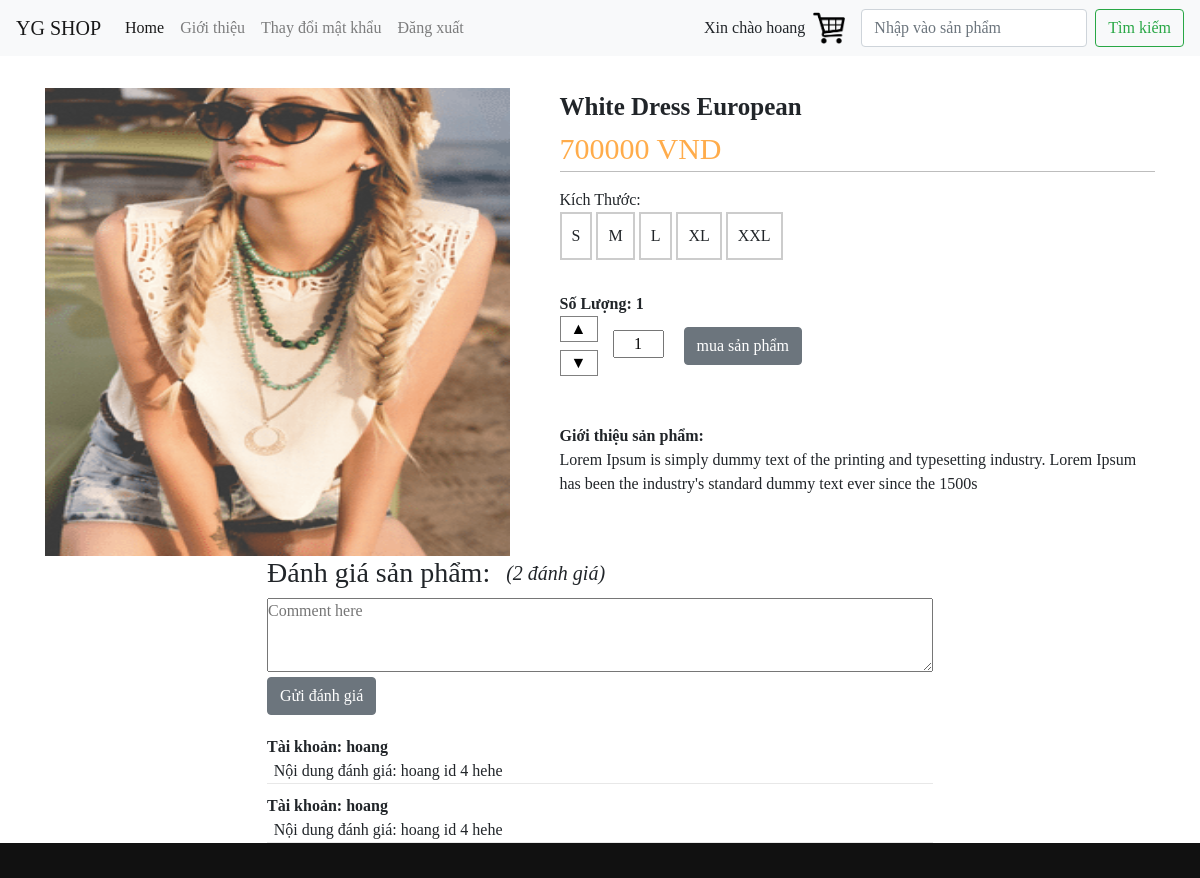
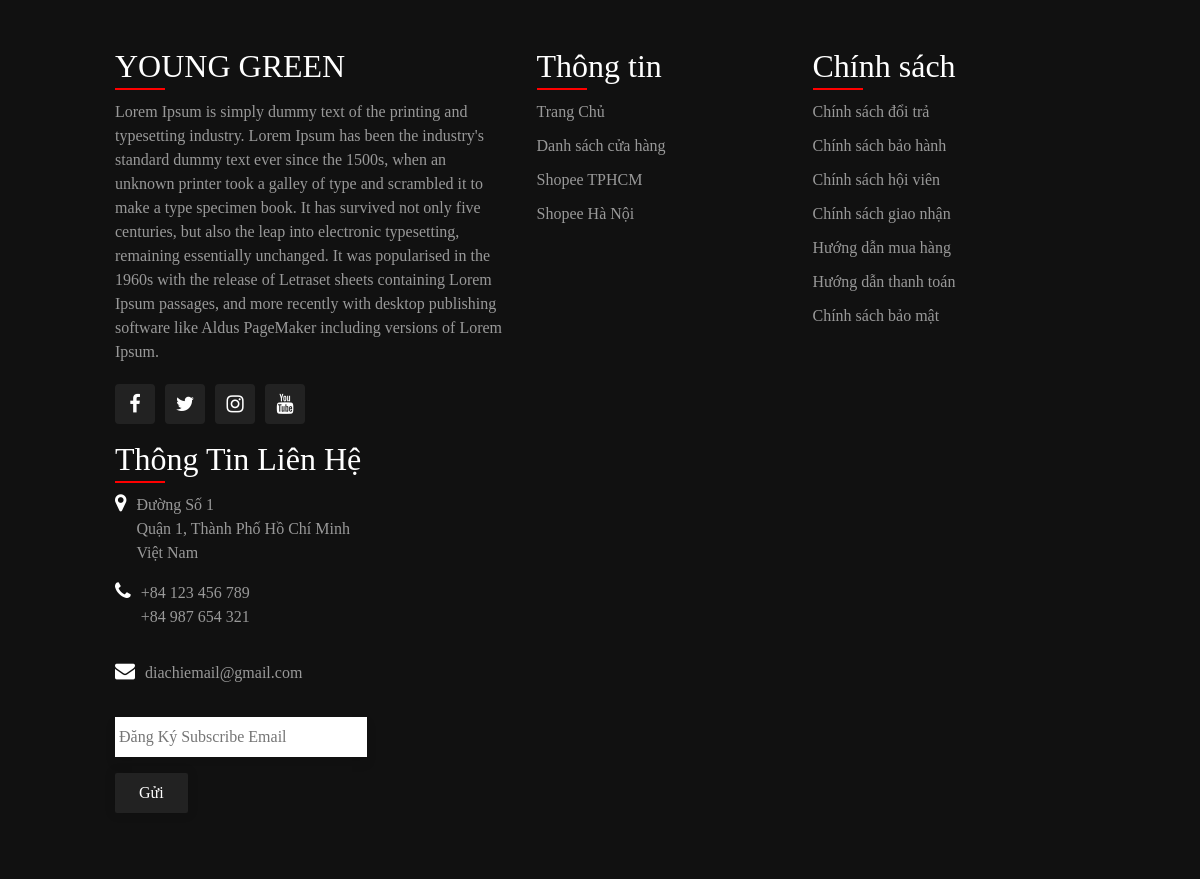
/item.php/?id=4 (signed in), run on the app's committed database (2 pictures, top to bottom).
### tables this page shows
CREATE TABLE `db_products` (
  `id` int(11) NOT NULL,
  `name` varchar(30) NOT NULL,
  `price` int(11) NOT NULL,
  `image` varchar(255) NOT NULL,
  `description` text NOT NULL,
  `status` tinyint(1) NOT NULL DEFAULT 1
);

CREATE TABLE `comments` (
  `id` int(11) NOT NULL,
  `account` varchar(100) NOT NULL,
  `productid` int(11) NOT NULL,
  `date` datetime NOT NULL,
  `content` text NOT NULL,
  `status` int(11) NOT NULL DEFAULT 1
);

### item.php (the view, shortened to what this page needs)
<?php
  require_once("services/connect_db.php");
  $id = $_GET['id'];
  $query = "select * from db_products where id='$id'";
  $result = mysqli_query($connect, $query);
  $item = mysqli_fetch_array($result);
?>
<!DOCTYPE html>
<html lang="en">
<head>
  <link rel="stylesheet" href="css/item.css">
</head>
<body>
  <?php include"layout/navigation.php";?>
  <div class="container">
    <?php
        echo
        '
            <div class="product-container">
                <img class="product-image" src="' . $item['image'] . '" alt="Card image cap" >
                <div class="product-content">
                    <a class="font-weight-bold content-name">' . $item['name'] . '</a>
                    <p class="content-price">'. $item['price'] .' VND</p>
                    <div class="content-size">
                        <a>Kích Thước:</a>
                        <form class="boxed size-form">
                            <label for="S-size">S</label>
                            <label for="M-size">M</label>
                            <label for="L-size">L</label>
                            <label for="XL-size">XL</label>
                            <label for="XXL-size">XXL</label>
                        </form>
                    </div>
                    <br>
                    <div class="content-quantity">
                        <a class="font-weight-bold">Số Lượng: <span id="quantity">1</span></a>
                    </div>
                    <div class="quantity-selector">
                        <div class="change-quantity">
                            <button class="quantity-btn" onclick="increment()">&#9650</button>
                            <button class="quantity-btn" onclick="decrement()">&#9660</button>
                        </div>
                        <div class="quantity-form">
                            <form method="POST" action="/cart.php?action=add" autocomplete="off">
                                <input id="demoInput" type="number" min=0 max=100 value="1" name="quantity[' . $item['id'] .']">
                                <input class="btn btn-secondary buy-btn" type="submit" value="mua sản phẩm">
                            </form>
                        </div>
                    </div>
                    <span class="font-weight-bold">Giới thiệu sản phẩm:</span>
                    <p class="content-description">'.$item['description'].'</p>
                </div>
            </div>
        ';
        ?>
    <div class="comment-container">
      <?php
            require_once("services/connect_db.php");
            $productid = $_GET['id'];
            $getCommentsQuery = "select * from comments where productid = $productid";
            $allCommentsOfProducts = mysqli_query($connect, $getCommentsQuery);
            ?>
      <?php
            if(mysqli_num_rows($allCommentsOfProducts)==0):
            echo"<h2 style='color:green'>Không có đánh giá nào!</h2>";
            echo'
                    <section>
                    <form method="post" action="">
                        <section>
                        <textarea name="content" id="" cols="30" rows="3" style="width:100%" placeholder="Comment here"></textarea>
                        </section>
                        <section>
                        <input class="btn btn-secondary submit-btn" type="submit" value="Gửi đánh giá">
                        </section>
                    </form>
                    </section>
                    ';
            else:
            ?>
      <div class="comment-header">
        <h3>Đánh giá sản phẩm: </h2>
          <h3 class="comment-number" style="font-style:italic">(<?=mysqli_num_rows($allCommentsOfProducts)?> đánh giá)
          </h3>
      </div>
      <?php
                if(isset($_SESSION["user"])){
                echo'
                    <section>
                    <form method="post" action="">
                        <section>
                        <textarea name="content" id="" cols="30" rows="3" style="width:100%" placeholder="Comment here"></textarea>
                        </section>
                        <section>
                        <input class="btn btn-secondary submit-btn" type="submit" value="Gửi đánh giá">
                        </section>
                    </form>
                    </section>
                    ';
                }
                ?>
      <?php
            foreach($allCommentsOfProducts as $comment):
            ?>
      <div class="comment-content">
        <section style='font-weight:bold;'>Tài khoản: <span><?=$comment['account']?></span></section>
        <section style='padding-left:1%;'>Nội dung đánh giá: <?=$comment['content']?></section>
      </div>
      <?php
            endforeach;
            endif;
            ?>
    </div>
  </div>
  <?php include 'layout/footer.php'; ?>
</body>
</html>

### css/item.css (style rules this page uses)
.product-container { display:flex; gap:50px; }
.product-content { display:flex; flex-direction: column; width: 600px; }
.content-name { font-size: 25px; font-weight: 500; display: block; }
.content-price { font-size: 30px; color: #FFAC4B; display: block; border-bottom: 1px solid #BDBDBD; }
.product-image { height: 468px; width: 468px; }
.boxed label { display: inline-block; width: 6 em; padding: 10px; border: solid 2px #ccc; transition: all 0.3s; }
.change-quantity { display:flex; flex-direction: column; gap: 0.5rem; }
#demoInput { text-align: center; }
.quantity-selector { display: flex; gap: 15px; align-items: center; }
.quantity-btn { width: 38px; border: 0.5px solid grey; background-color: white; }
.buy-btn { margin-left: 1em; }
.comment-container { width: 60%; margin-left: auto; margin-right: auto; }
.comment-header { display: flex; flex-direction: row; align-items: center; gap: 1em; }
.comment-number { font-size: 20px; }
.comment-content { border-bottom: 1px solid rgb(232,232,232); margin-top: 10px; }
.submit-btn { margin-right: auto; margin-bottom: 10px; margin-top: 5px; }
.container { margin-top: 2rem; }

### css/footer.css (style rules this page uses)
* { margin: 0; padding: 0; box-sizing: border-box; font-family: "MavenPro"; }

### data on the page
db_products: image (picture), name "White Dress European", price "700000", description "Lorem Ipsum is simply dummy text of the printing and typesetting industry. Lorem Ipsum has been the industry's standard dummy text ever since the 1500s"
comments: account "hoang", content "hoang id 4 hehe"
comments: account "hoang", content "hoang id 4 hehe"

### other printed values
$_SESSION["user"] "hoang"
mysqli_num_rows($allCommentsOfProducts) "2"
